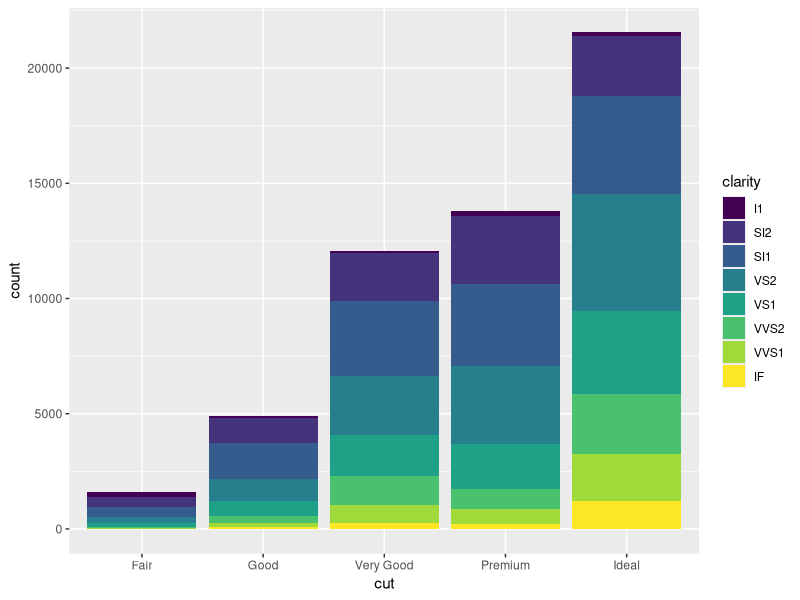
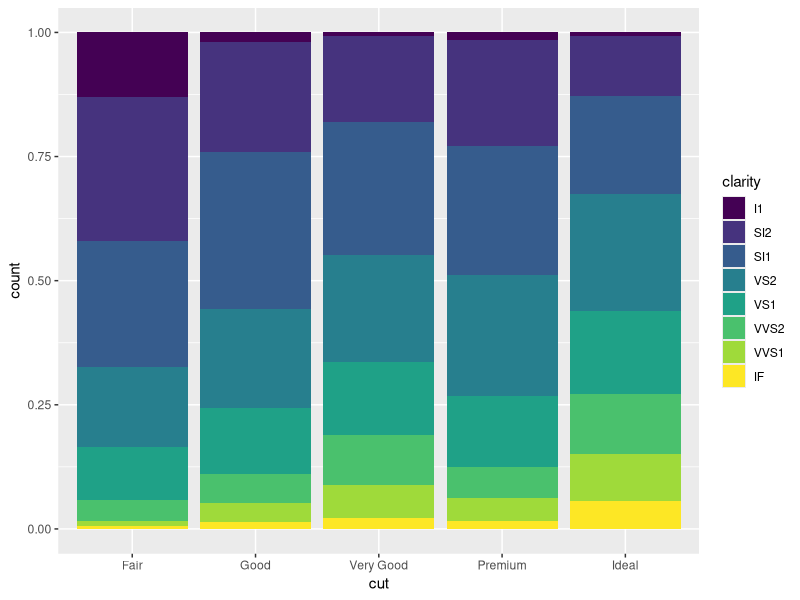
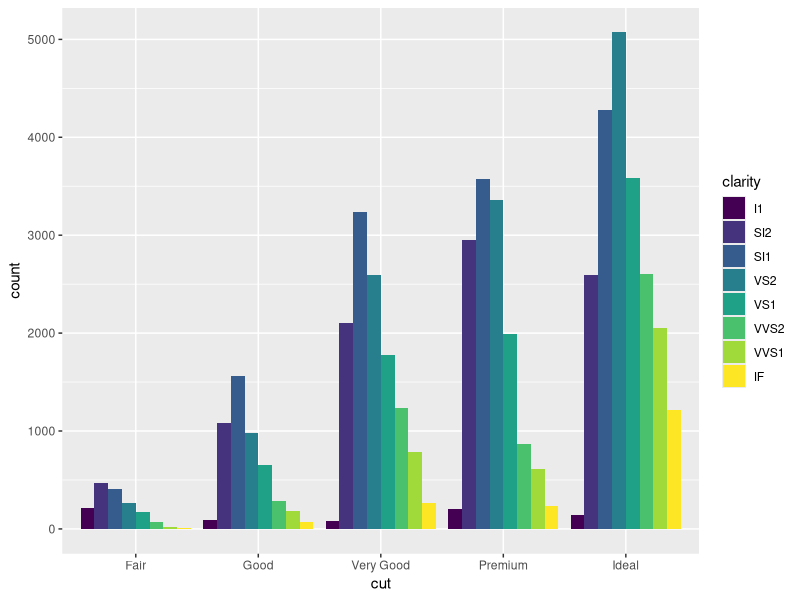
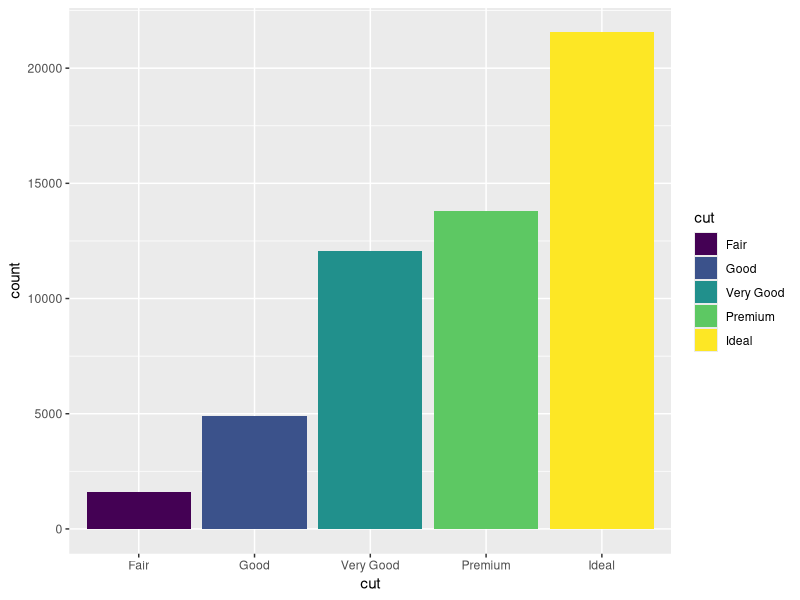
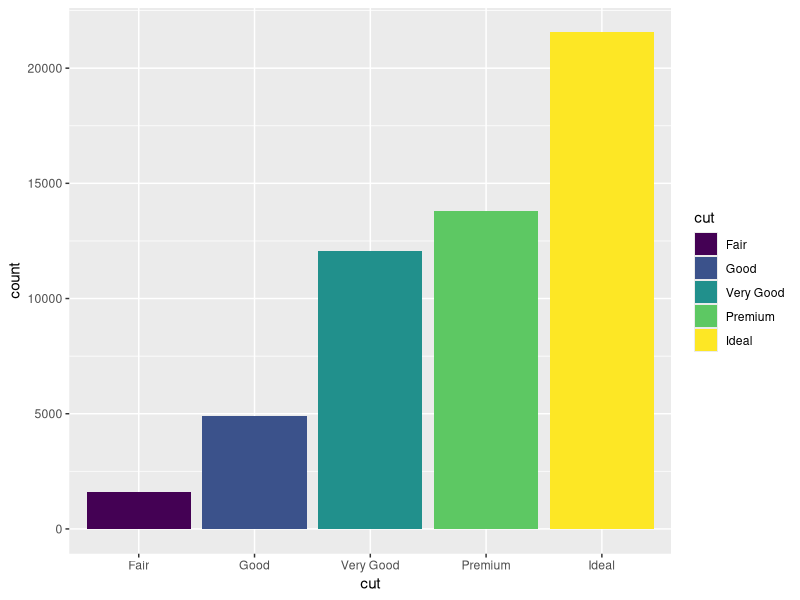
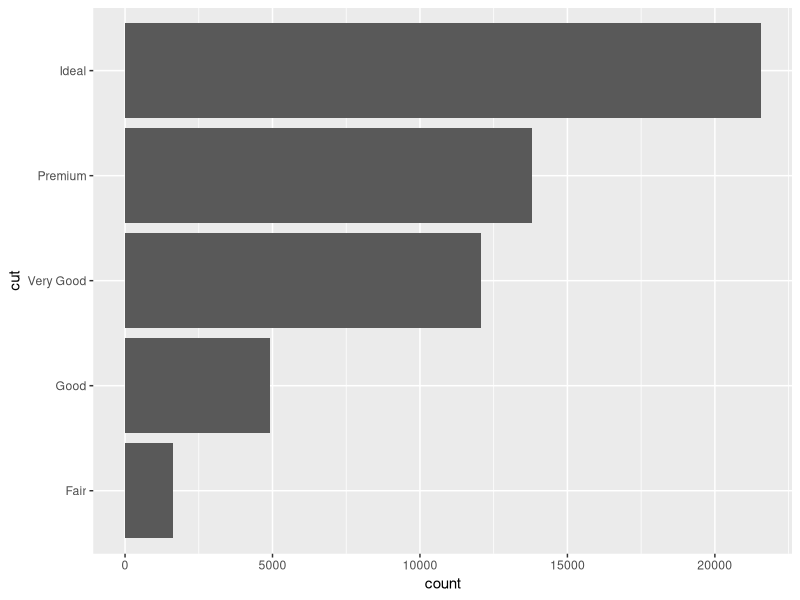

Here is the R script that generated these plots, in order: (Note: this script raises an error after producing the figures.)
library(tidyverse)
library(ggplot2)
a <- c(1,1,2,2,3,3,3,3,3,4,5,6)
b <- c(-3,2,4,2,5,-6,1,2,2,4,4,-2)
mean(a)
mean(b)
median(a)
median(b)

quantile(a,probs=c(0.25,0.5,0.75))
quantile(b,probs=c(0.25,0.5,0.75))
range(a)
range(b)
IQR(a)
IQR(b)

var(a)
var(b)
sd(a)

summary(a)
summary(b)

view(diamonds)
summary(diamonds)

a <- 1:7
b <- c(1:6, 10000)

summary(a)
summary(b)

ggplot(data = diamonds) + 
  geom_bar(mapping = aes(x=cut, fill = clarity))

# make all the column at the same height
ggplot(data = diamonds) + 
  geom_bar(mapping = aes(x = cut, fill = clarity), position = "fill")


ggplot(data = diamonds) + 
  geom_bar(mapping = aes(x = cut, fill = clarity), position = "dodge")

# Compare the number of different levels of cut within each value of color
ggplot(data = diamonds) + 
  geom_bar(mapping = aes(cut, fill = cut))

ggplot(data = diamonds) + 
  geom_bar(mapping = aes(cut, fill = cut), position = "dodge")

ggplot(data= diamonds) + 
  geom_bar(mapping = aes(x=cut))+
  coord_flip()

bar <- ggplot(data = diamonds) + 
  geom_bar(mapping = aes(x=cut, fill = cut),
           show.legend = FALSE,
           width = 1) 
  + labs(x = NULL,y = NULL) 
bar
bar + coord_flip()

# turn a stacked bar chart into a pie chart using
bar + coord_polar()

ggplot(data = mpg, mapping = aes(x = cty, y = hwy)) +
  geom_point() + 
  geom_abline() +
  coord_fixed()

bar <- ggplot(data = diamonds) + 
  geom_bar(mapping = aes(x=cut, fill = cut)) + coord_polar()
bar

